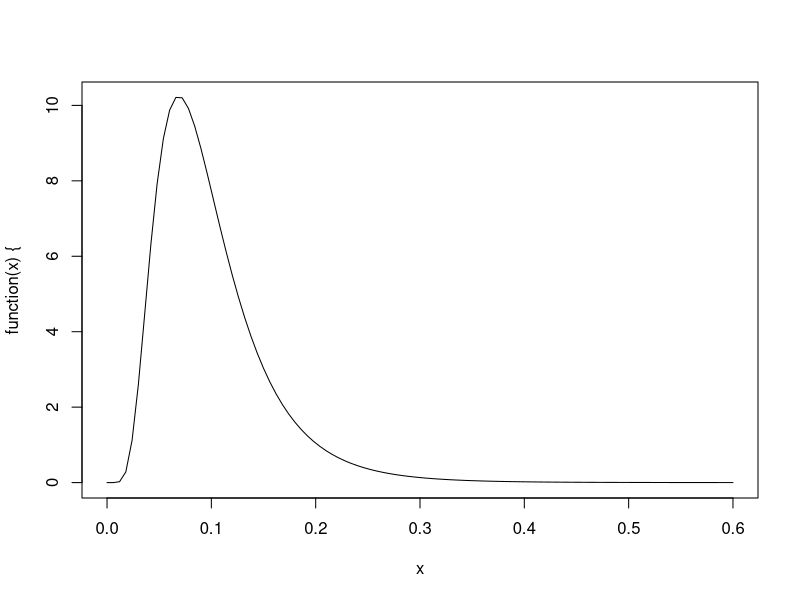

Recreate this plot in R. (Note: this script raises an error after producing the figure.)
plot(function(x){
  return(dlnorm(x,meanlog=(log(0.1)-0.5^2/2),sdlog=0.5))
},xlim=c(0,0.6))
0.1 = exp(mulog+sdlog^2/2)
log(0.1) = mulog + sdlog^2/2
mulog = log(0.1) - sdlog^2/2
log(0.1)-0.5^2/2

plot(function(x){
  return(dlnorm(x,meanlog=(log(0.1)-0.6^2/2),sdlog=0.6))
},xlim=c(0,0.6),add=TRUE)

plot(function(x){
  return(dnorm(x,mean=0.1,sd=0.025))
},xlim=c(0,0.6),add=TRUE)

plot(function(x){
  return(dlnorm(x,meanlog=(log(0.1)-0.25^2/2),sdlog=0.25))
},xlim=c(0,0.6),add=TRUE)

plot(function(x){
  return(dlnorm(x,meanlog=(log(0.12)-0.5^2/2),sdlog=0.5))
},xlim=c(0,0.6),add=TRUE)

plot(function(x){
  return(dlnorm(x,meanlog=(log(0.12)-0.6^2/2),sdlog=0.6))
},xlim=c(0,0.6),add=TRUE)

mu.1 = 0.12
mu.2 = exp(2*(log(0.12)-0.5^2/2)+0.5^2)*(exp(0.5^2)-1) + mu.1^2
mu.1^2/(mu.2)
nlminb(1, function(x) {return((mu.1^2*gamma(1+2/x)-mu.2*gamma(1+1/x)^2)^2)})
plot(function(x) {return(((mu.1^2*gamma(1+2/x)-mu.2*gamma(1+1/x)^2)^2))},
     xlim=c(1,4))
m = 1.957465
eta = 0.12/gamma(1+1/m)
plot(function(x){
  return(dweibull(x,shape=m,scale=eta))
},xlim=c(0,0.6),add=TRUE)

mu.1 = 0.12
mu.2 = exp(2*(log(0.12)-0.6^2/2)+0.6^2)*(exp(0.6^2)-1) + mu.1^2
mu.1^2/(mu.2)
nlminb(1, function(x) {return((mu.1^2*gamma(1+2/x)-mu.2*gamma(1+1/x)^2)^2)})
plot(function(x) {return(((mu.1^2*gamma(1+2/x)-mu.2*gamma(1+1/x)^2)^2))},
     xlim=c(1,4))
m = 1.551332
eta = 0.12/gamma(1+1/m)
plot(function(x){
  return(dweibull(x,shape=m,scale=eta))
},xlim=c(0,0.6),add=TRUE)
